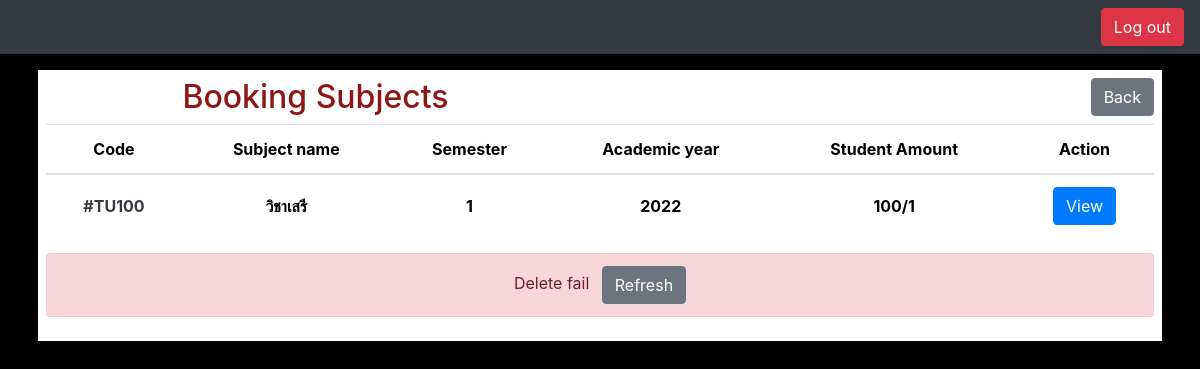
Page /bookingsubject/1/unenroll on the committed database.
### bookingsubject/models.py (models this page shows, shortened)
class Subject(models.Model):
    code = models.CharField(max_length=3, unique=True)
    subject_name = models.CharField(max_length=15)
    semester = models.CharField(max_length=1)
    academic_year = models.IntegerField()
    amount = models.IntegerField()
    status = models.BooleanField()
    student = models.IntegerField(default=0)

### bookingsubject/views.py (the view)
def unenroll_subject(req, subject_id):
    try:
        user_data = User.objects.get(id=req.user.id)
        subject_data = Subject.objects.get(id=subject_id)
        enroll = Enrollment.objects.get(user=user_data, subject=subject_data)
        enroll.delete()
        subject_data.student -= 1
        subject_data.save()
        return index(req, {"status": True, "message": "Remove subject successfully"})
    except Exception as e:
        print("Error : ", e)
        return index(req, {"status": False, "message": "Delete fail"})

### bookingsubject/views.py (called while the page is built)
def index(req, data={"status": None, "message": None}):
    subjects = Subject.objects.all()
    return render(req, "bookingsubject/index.html", {
        "subjects": subjects,
        "message": data["message"],
        "status": data["status"]
    })

### bookingsubject/templates/bookingsubject/index.html (shortened to what this page needs)
{% extends 'bookingsubject/layout.html' %} {% block body %}
<div style="background-color: white" class="p-2">
  <div class="flex">
    <div class="row">
      <div class="col">
        <h2
          class="position-relative text-center justify-content-center head-text"
        >
          Booking Subjects
        </h2>
      </div>
      <div class="col">
        <a
          class="position-relative justify-content-end btn btn-secondary float-right"
          href="{% url 'index' %}"
          >Back</a
        >
      </div>
    </div>
  </div>
  <table class="table table-hover text-center">
    <thead>
      <tr class="sub-text">
        <th scope="col">Code</th>
        <th scope="col">Subject name</th>
        <th scope="col">Semester</th>
        <th scope="col">Academic year</th>
        <th scope="col">Student Amount</th>
        <th scope="col">Action</th>
      </tr>
    </thead>
    <tbody class="text text-center">
      {% for subject in subjects %}
      <tr>
        <th scope="row" class="text-dark align-middle">#{{ subject.code }}</th>
        <th class="align-middle">{{ subject.subject_name }}</th>
        <th class="align-middle">{{ subject.semester }}</th>
        <th class="align-middle">{{ subject.academic_year }}</th>
        <th class="align-middle">{{ subject.amount }}/{{ subject.student }}</th>
        <th class="align-middle">
          <div class="row">
            <div class="col">
              <a
                class="btn btn-primary"
                href="{% url 'subject_info' subject.id %}"
                >View</a
              >
            </div>
          </div>
        </th>
      </tr>
      {% empty %}
      <tr>
        <th colspan="7"><i>No data</i></th>
      </tr>
      {% endfor %}
    </tbody>
  </table>
  {% if status == False and message %}
  <div class="alert alert-danger text-center">
    {{ message}}
    <a class="btn btn-secondary ml-2" href="{% url 'booking_index' %}"
      >Refresh</a
    >
  </div>
  {% endif %}
</div>
{% endblock %}

### bookingsubject/static/bookingsubject/style.css (style rules this page uses)
body { background-color: black; color: white; }
.head-text { color: rgb(142, 22, 22) }
.text { color: black }
.sub-text { color: black }

### rows in the picture
Subject: code "TU100", subject_name "วิชาเสรี", semester "1", academic_year "2022", amount "100", student "1"

### other values in the picture
{{ message }} "Delete fail"
